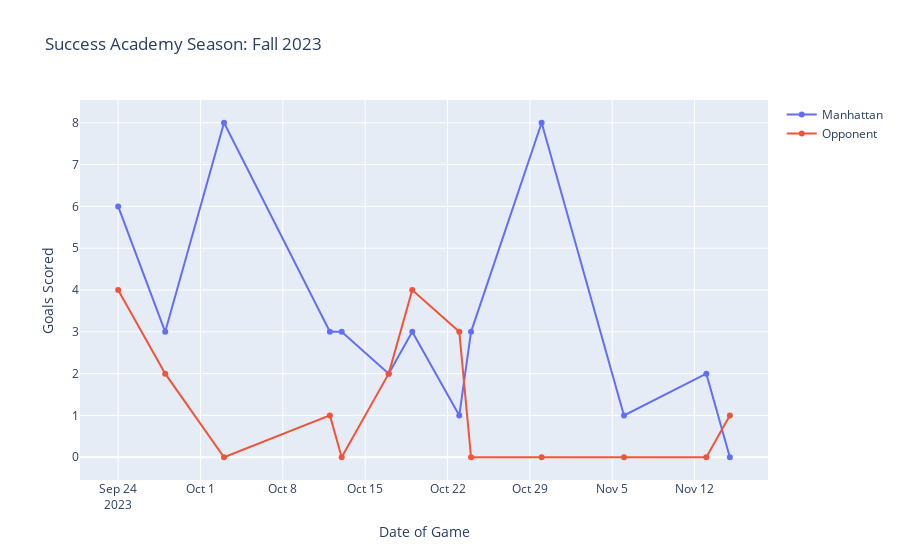

Notebook code cell kept with this figure:
### Code cell
import plotly.express as px
import numpy as np
import plotly.graph_objects as go
success_manhattan
x = success_manhattan['Date']
y=success_manhattan['Manhattan Score']
fig = px.line(success_manhattan, 
             x=x, 
             y=y, 
             custom_data=['Opposition Score', 'Game Result', 'Opponent'],
             title='Success Academy Season: Fall 2023')

fig.update_traces(
    hovertemplate="<br>".join([
        "Opponent: %{customdata[2]}",
        "Game Result: %{customdata[1]}",
        "Manhttan Score: %{y}",
        "Opposition Score: %{customdata[0]}"
    ])
)
fig.update_traces(name='Manhattan', showlegend = True)

fig.add_scatter(x=success_manhattan['Date'], 
                y=success_manhattan['Opposition Score'], 
                mode='lines',
                hovertemplate=None,
                name='Opponent')


fig.update_layout(xaxis_title="Date of Game",
                  yaxis_title="Goals Scored", 
                  hovermode="x")
fig.update_traces(mode="markers+lines")
fig.show()

### Figure 1 — Plotly figure (JSON) as saved in the notebook; plotly's stock layout.template omitted (floating-point values rounded to 4 significant figures)
{"data": [{"customdata": [["4", "W", "Essex Street Academy"], ["2", "W", "American Dream"], ["0", "W", "Saint Demetrios"], ["1", "W", "Legacy "], ["0", "W", "BASIS Manhattan"], ["2", "T", "Success Academy Harlem"], ["4", "L", "New Visions"], ["3", "L", "Cristo Rey NY"], ["0", "W", "New Heights"], ["0", "W", "Health & Science"], ["0", "W", "KIPP NYC"], ["0", "W", "Legacy "], ["1", "L", "New Visions"]], "hovertemplate": "Opponent: %{customdata[2]}<br>Game Result: %{customdata[1]}<br>Manhttan Score: %{y}<br>Opposition Score: %{customdata[0]}", "legendgroup": "", "line": {"color": "#636efa", "dash": "solid"}, "marker": {"symbol": "circle"}, "mode": "markers+lines", "name": "Manhattan", "orientation": "v", "showlegend": true, "type": "scatter", "x": ["2023-09-24T00:00:00", "2023-09-28T00:00:00", "2023-10-03T00:00:00", "2023-10-12T00:00:00", "2023-10-13T00:00:00", "2023-10-17T00:00:00", "2023-10-19T00:00:00", "2023-10-23T00:00:00", "2023-10-24T00:00:00", "2023-10-30T00:00:00", "2023-11-06T00:00:00", "2023-11-13T00:00:00", "2023-11-15T00:00:00"], "xaxis": "x", "y": [6, 3, 8, 3, 3, 2, 3, 1, 3, 8, 1, 2, 0], "yaxis": "y"}, {"mode": "markers+lines", "name": "Opponent", "type": "scatter", "x": ["2023-09-24T00:00:00", "2023-09-28T00:00:00", "2023-10-03T00:00:00", "2023-10-12T00:00:00", "2023-10-13T00:00:00", "2023-10-17T00:00:00", "2023-10-19T00:00:00", "2023-10-23T00:00:00", "2023-10-24T00:00:00", "2023-10-30T00:00:00", "2023-11-06T00:00:00", "2023-11-13T00:00:00", "2023-11-15T00:00:00"], "y": ["4", "2", "0", "1", "0", "2", "4", "3", "0", "0", "0", "0", "1"]}], "layout": {"hovermode": "x", "legend": {"tracegroupgap": 0}, "title": {"text": "Success Academy Season: Fall 2023"}, "xaxis": {"anchor": "y", "domain": [0, 1], "title": {"text": "Date of Game"}}, "yaxis": {"anchor": "x", "domain": [0, 1], "title": {"text": "Goals Scored"}}}}
